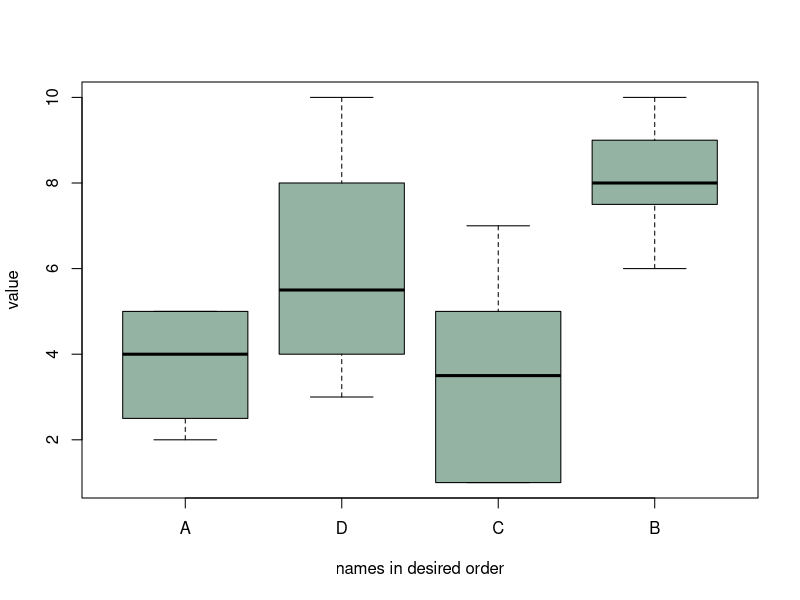

The R script that drew this image: (Note: this script raises an error after producing the figure.)
## ---- chunk 1
knitr::opts_chunk$set( warning=FALSE, message=FALSE)
## ---- chunk 2
#Creating data 
names <- c(rep("A", 20) , rep("B", 20) , rep("C", 20), rep("D", 20))
value <- c( sample(2:5, 20 , replace=T) , sample(6:10, 20 , replace=T), 
       sample(1:7, 20 , replace=T), sample(3:10, 20 , replace=T) )
data <- data.frame(names,value)
 
# Classic boxplot (A-B-C-D order)
# boxplot(data$value ~ data$names)
 
# I reorder the groups order : I change the order of the factor data$names
data$names <- factor(data$names , levels=c("A", "D", "C", "B"))
 
#The plot is now ordered !
boxplot(data$value ~ data$names , col=rgb(0.3,0.5,0.4,0.6) , ylab="value" , 
    xlab="names in desired order")
## ---- chunk 3
htmltools::includeHTML("htmlChunkRelatedDistribution.html")
